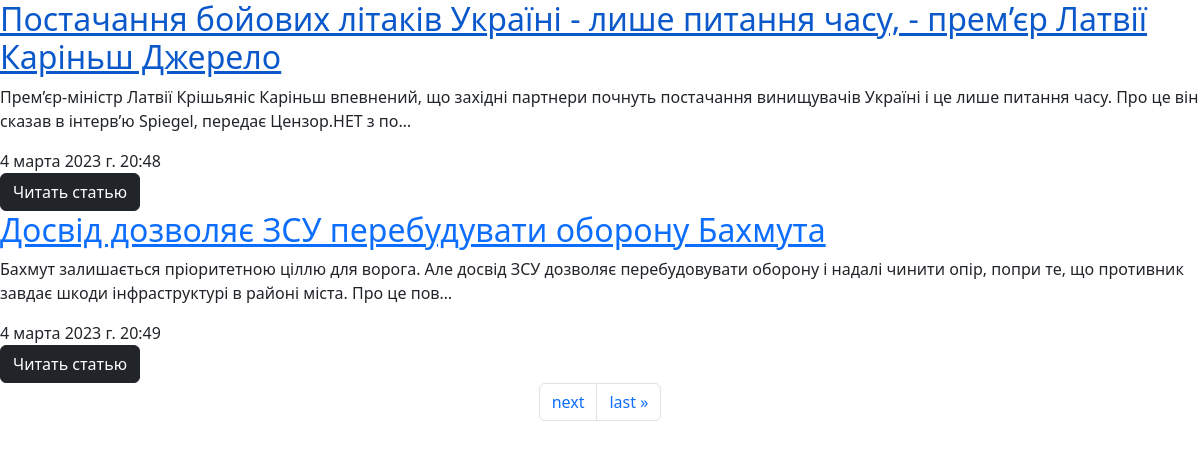
The page / on the database its author committed.
### news/models.py (models this page shows, shortened)
class News(models.Model):
    title = models.CharField(max_length=200)
    text = models.TextField()
    created = models.DateTimeField(auto_now_add=True)
    def get_absolute_url(self):
        return reverse('details_news', kwargs={'pk': self.pk})

### news/views.py (the view)
# urls.py: path('', NewsView.as_view(), name='home' ),
class NewsView(ListView):
    model = News
    template_name = 'news/index.html'
    paginate_by = 2

### news/templates/news/index.html (shortened to what this page needs)
<!DOCTYPE html>
<html lang="en">
<head>
    <link href="https://cdn.jsdelivr.net/npm/bootstrap@5.3.0-alpha1/dist/css/bootstrap.min.css" rel="stylesheet">
</head>
<body>
{% for news in object_list %}
    <div>
        <a href="{{ news.get_absolute_url }}"><h2>{{ news.title }}</h2></a>
        <p>{{ news.text|truncatechars:200 }}</p>
        <div>{{ news.created }}</div>
        <a class="btn btn-dark" href="{{ news.get_absolute_url }}">Читать статью</a>
    </div>
{% endfor %}
 <nav aria-label="Page navigation example">
    <ul class="pagination justify-content-center">
            {% if page_obj.has_next %}
                <li class="page-item">
                    <a class="page-link" href="?page={{ page_obj.next_page_number }}">next</a>
                </li>
                <li class="page-item">
                    <a class="page-link" href="?page={{ page_obj.paginator.num_pages }}">last &raquo;</a>
                </li>
            {% endif %}
    </ul>
</nav>
</body>
</html>

### rows shown on the page
News: text "Прем’єр-міністр Латвії Крішьяніс Каріньш впевнений, що західні партнери почнуть постачання винищувачів Україні і це лише питання часу. Про це він сказав в інтерв’ю Spiegel, передає Цензор.НЕТ з по…", created "4 марта 2023 г. 20:48"
News: title "Досвід дозволяє ЗСУ перебудувати оборону Бахмута", text "Бахмут залишається пріоритетною ціллю для ворога. Але досвід ЗСУ дозволяє перебудовувати оборону і надалі чинити опір, попри те, що противник завдає шкоди інфраструктурі в районі міста. Про це пов…", created "4 марта 2023 г. 20:49"
